Frame 1 (no input): blank canvas, image omitted
Frame 60 (the mouse pressed at the canvas centre just before this capture): blank canvas, image omitted
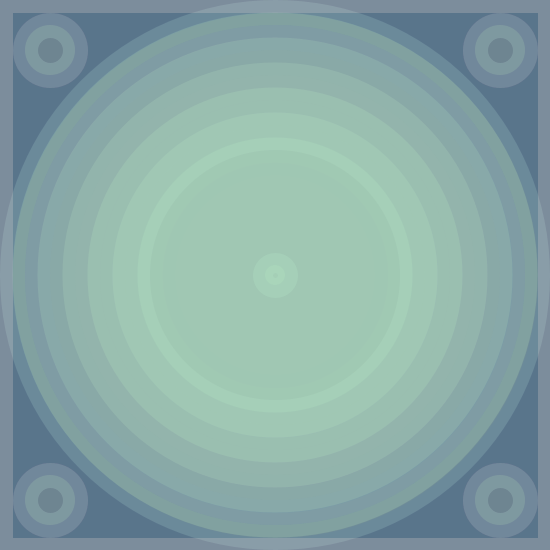
Frame 120 (the mouse held since frame 60 and released just before this capture)

The Processing sketch whose frames 1 and 60 were blank and that drew this single picture after the mouse press (run headless with seeded random() and noise(); from frame 60 on, the mouse is pressed at the canvas centre):

// Processing sketch: processing_71292
// ── processing_71292.pde

// Steven G, Mod 14-15 CP1, User Input

int w = 0;
int changew=25;
void setup()
{
  size (550, 550);
  background(255);
  strokeWeight(25);
}

void draw()
{
  circle();
  rect();
}

void circle()
{
  if (mousePressed == true)
  {
    fill(random(256), random(256), random(256), 50);
    stroke(random(256), random(256), random(256), 50);
    ellipse(mouseX, mouseY, 20, 20);  
    ellipse(mouseX, mouseY, w, w);
    ellipse(mouseX, mouseY, w + 50, w + 50);
    ellipse(mouseX, mouseY, w + 100, w + 100);
    ellipse(mouseX, mouseY, w + 150, w + 150);
    ellipse(mouseX, mouseY, w + 200, w + 200);
    ellipse(mouseX, mouseY, w + 250, w + 250);
    ellipse(50, 50, 50, 50);
    ellipse(500, 500, 50, 50);
    ellipse(500, 50, 50, 50);
    ellipse(50, 500, 50, 50);
    w = w + changew;
  }

  if (w > 255)
  {
    changew = -25;
  }
  if (w < 0)
  {
    changew = 25;
  }
}

void keyPressed()
{
  if (key == ' ')
  {
    stroke(random(256));
    fill(random(256));
    rect(0, 0, 550, 550, random(1000));
  }
}

void rect()
{
  if (mousePressed == true)
  {
    fill(random(256), random(256), random(256),50);
    rect(0, 0, 550, 550);
  }
}


/**
 left click makes a colorful circle that follows the mouse, four mini circles near the corner and changes background color <br>
 spacebar makes random black and white rectangles with randomly changing edges
 */
